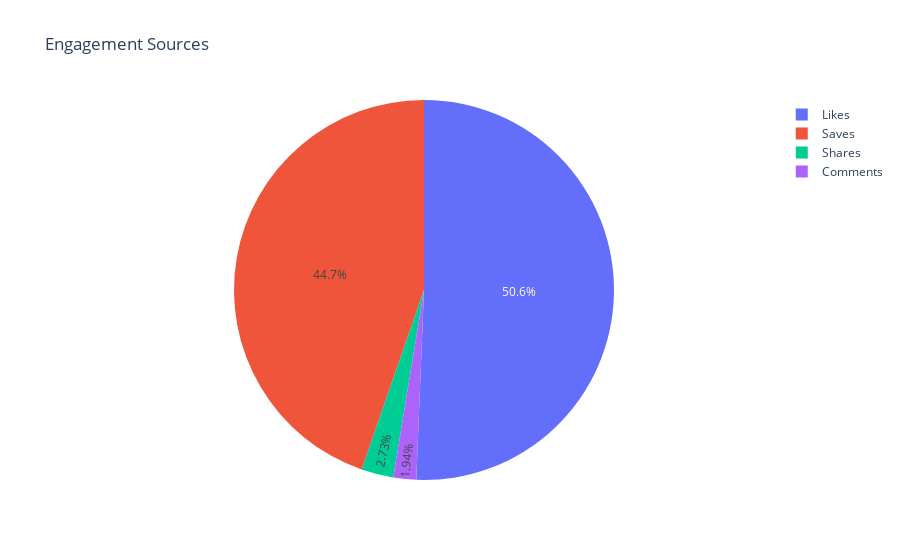

Notebook cell for this chart:
### Code cell
# Task 8
# Summing up the values for engagement sources to create total values for each category into a new dataframe
engagement_totals = df[['Likes', 'Saves', 'Shares', 'Comments']].sum().reset_index()
engagement_totals.columns = ['Engagement', 'Total']

# Creating a pie chart
fig = px.pie(engagement_totals, values='Total', names='Engagement', title='Engagement Sources')

# Displaying the percentage values on the pie chart
fig.update_traces(textinfo='percent')

# Show the figure
fig.show()

### Figure 1 — Plotly figure (JSON) as saved in the notebook; plotly's stock layout.template omitted (floating-point values rounded to 4 significant figures)
{"data": [{"domain": {"x": [0, 1], "y": [0, 1]}, "hovertemplate": "Engagement=%{label}<br>Total=%{value}<extra></extra>", "labels": ["Likes", "Saves", "Shares", "Comments"], "legendgroup": "", "name": "", "showlegend": true, "textinfo": "percent", "type": "pie", "values": [20680, 18244, 1114, 793]}], "layout": {"legend": {"tracegroupgap": 0}, "title": {"text": "Engagement Sources"}}}
